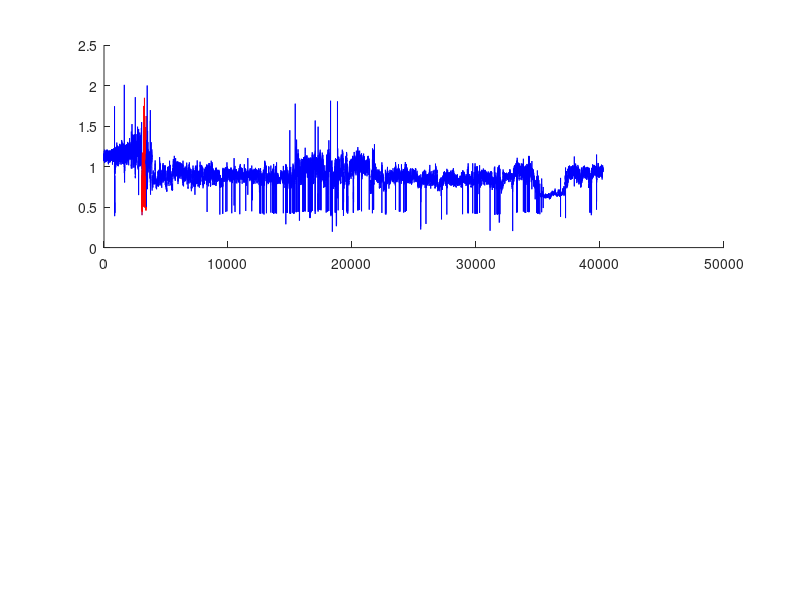

This chart was generated by the following MATLAB code: (Note: this script raises an error after producing the figure.)
%% Import Training Data
clear all;

AFDB1 = load('AF_RR_intervals/afdb_1.mat');
TrainingVector{1} = AFDB1;
AFDB2 = load('AF_RR_intervals/afdb_2.mat');
TrainingVector{2} = AFDB2;
AFDB3 = load('AF_RR_intervals/afdb_3.mat');
TrainingVector{3} = AFDB3;
AFDB4 = load('AF_RR_intervals/afdb_4.mat');
TrainingVector{4} = AFDB4;
TestVector{1} = TrainingVector{1};
TestVector{2} = TrainingVector{2};
TestVector{3} = TrainingVector{3};
TestVector{4} = TrainingVector{4};

AFDB5 = load('AF_RR_intervals/afdb_5.mat');
TestVector{5} = AFDB5;
AFDB6 = load('AF_RR_intervals/afdb_6.mat');
TestVector{6} = AFDB6;
AFDB7 = load('AF_RR_intervals/afdb_7.mat');
TestVector{7} = AFDB7;

%% Visualize data
figure(1)
clf
for data = 1:2
    
index_change = [1];
temp = TrainingVector{data}.targetsRR(1);
colortmp = ['b', 'r']; % I think we always start with Non-AF?
for iter = 1:length(TrainingVector{data}.rr)
    if(TrainingVector{data}.targetsRR(iter) == temp)
    else
        temp = TrainingVector{data}.targetsRR(iter); %current state
        index_change(end+1) =  iter; %Save index where target changes
        colortmp(end+1) = colortmp(end-1); %add change in color.
    end  
end
index_change(end+1) = length(TrainingVector{data}.rr); % End index

subplot(2,1,data)
hold on;
for j = 1:(length(index_change)-1)
    plot(index_change(j):index_change(j+1),TrainingVector{data}.rr(index_change(j):index_change(j+1)), colortmp(j))
end


title ('Patient ' + string(data))
ylabel('RR interval');
xlabel('Time');
legend('Non-AF','AF');

end
%%
figure(2)
clf
for data = 3:4
    
index_change = [1];
temp = TrainingVector{data}.targetsRR(1);
colortmp = ['b', 'r']; % I think we always start with Non-AF?
for iter = 1:length(TrainingVector{data}.rr)
    if(TrainingVector{data}.targetsRR(iter) == temp)
    else
        temp = TrainingVector{data}.targetsRR(iter); %current state
        index_change(end+1) =  iter; %Save index where target changes
        colortmp(end+1) = colortmp(end-1); %add change in color.
    end  
end
index_change(end+1) = length(TrainingVector{data}.rr); % End index

subplot(2,1,data-2)
hold on;
for j = 1:(length(index_change)-1)
    plot(index_change(j):index_change(j+1),TrainingVector{data}.rr(index_change(j):index_change(j+1)), colortmp(j))
end


title ('Patient ' + string(data))
ylabel('RR interval');
xlabel('Time');
legend('Non-AF','AF');

end
%% Run PCV detector

% Create Detector with training data;
window = 10; % in seconds
[AFDetector_PCV, PcvVector] = AFibDetector_PCV(TrainingVector, window);


%manually evaluate histogram and choose threshold
threshold = 0.2;

FeatureSelection(AFDetector_PCV, threshold);



%% Test detector with testing data, Pcv;

OutputRR = cell(length(TestVector),1); %contains [detectRRVector, pcvVector] for each data_set
OutPcv = cell(length(TestVector),1);

for j = 1:length(TestVector)
  [OutputRR{j}, OutPcv{j}] = AFibTesting(AFDetector_PCV,TestVector{j});
end


%% Evaluate Pcv - draw figures of results and threshold.

figure(3);
clf
for i = 1:length(TrainingVector)
    ax(i) = subplot(2,2,i);
    
    % Splitting data to AF and non AF
    AF_red = PcvVector{i}; 
    AF_red(AF_red<threshold) = threshold; % classified as non-AF
    AF_blue = PcvVector{i};
    AF_blue(AF_blue>threshold) = threshold; % classified as AF
    plot(AF_blue, 'b-')
    hold on
    plot(AF_red,'r-')

%     plot(PcvVector{i}, 'b-')
%     hold on;
%     x = linspace(0, ceil(TrainingVector{i}.qrs(end)./1000), length(TrainingVector{i}.targetsQRS));
%     plot(x,TrainingVector{i}.targetsQRS*0.2, 'r-');
    yline(threshold, 'k-.','LineWidth',1.5);
    ylim([0 0.5])
    xlabel('Time s');
    ylabel('P_{cv} value');
    title('Training Set ' + string(i))
end
linkaxes(ax,'xy')
legend('Pcv value', 'TargetRR', 'Threshold');
xlabel('Time s');
ylabel('P_{cv} value');


figure(4);
clf
for i = 5:length(TestVector)   
    ax(i) = subplot(2,2,i-4);
    
    % Splitting data to AF and non AF
    AF_red = OutPcv{i}; 
    AF_red(AF_red<threshold) = threshold; % classified as non-AF
    AF_blue = OutPcv{i};
    AF_blue(AF_blue>threshold) = threshold; % classified as AF
    plot(AF_blue, 'b-')
    hold on
    plot(AF_red,'r-')


%     plot(OutPcv{i}, 'b-')
%     hold on;
%     x = linspace(0, ceil(TestVector{i}.qrs(end)./1000), length(TestVector{i}.targetsQRS));
%     plot(x,TestVector{i}.targetsQRS*0.2, 'r-');
    yline(threshold, 'k-.','LineWidth',1.5);
    ylim([0 0.5])
    xlabel('Time s');
    ylabel('P_{cv} value');
    title('Testing Set ' + string(i-4))
end
linkaxes(ax,'xy')
legend('Pcv value', 'TargetRR', 'Threshold');
xlabel('Time s');
ylabel('P_{cv} value');

%% Performance measure  - table output

FN_tot = cell(length(TestVector),1);
FP_tot = cell(length(TestVector),1);
TN_tot = cell(length(TestVector),1);
TP_tot = cell(length(TestVector),1);
performance = cell([length(TestVector)+1, 2]); % Sensitivity for first col and specificity for second col

for set_nbr = 1 : length(OutputRR) 
    
    diff = TestVector{set_nbr}.targetsRR - OutputRR{set_nbr};
    
    FN_tot{set_nbr} = sum(diff>0, 'all');
    FP_tot{set_nbr} = sum(diff<0, 'all');
    TN_tot{set_nbr} = sum(OutputRR{set_nbr} == 0) - FN_tot{set_nbr};
    TP_tot{set_nbr} = sum(OutputRR{set_nbr} == 1) - FP_tot{set_nbr};
    
    performance{set_nbr, 1} = TP_tot{set_nbr} ./ (TP_tot{set_nbr} + FN_tot{set_nbr}); % Sensitivity
    performance{set_nbr, 2} = TN_tot{set_nbr} ./ (FP_tot{set_nbr} + TN_tot{set_nbr}); % Specificity
end

performance{end, 1} = sum(cell2mat(TP_tot)) / (sum(cell2mat(TP_tot)) + sum(cell2mat(FN_tot))); % Avg sensitivity
performance{end, 2} = sum(cell2mat(TN_tot)) / (sum(cell2mat(FP_tot)) + sum(cell2mat(TN_tot))); % Avg specificity

% Sensitivity = TP / (TP + FN)
% Specificity = TN / (FP + TN)

Data_set = ["Patient 1"; "Patient 2"; "Patient 3"; "Patient 4"; "Patient 5"; "Patient 6"; "Patient 7"; "Average"];
Sensitivity = performance(:, 1);
Specificity = performance(:, 2);
pcv_results = table(Data_set, Sensitivity, Specificity);

%% Run Shannon detector, fungerar ej

% Create Detector with training data;
window = 100; %in beats
[AFDetector_SampEn, SampEnVector] = AFibDetector_shannon(TrainingVector, window);




FeatureSelection(AFDetector_SampEn, threshold);

%% SVM feats extraction
window = 10; %in seconds
% featVector = cell(35960,7);
svm_featVector = {};
svm_label = [];
[AFDetector_svm, svm_featVector, svm_label] = AFibDetector_SVM_feats(TrainingVector, window, svm_featVector, svm_label);
writetable(svm_featVector, 'mat_feats_table.csv', 'WriteVariableNames', false) % used in separate code in python
writematrix(transpose(svm_label), 'mat_labels.csv')

svm_featVector2 = {};
svm_label2 = [];
actualtest = {AFDB5, AFDB6, AFDB7};

[AFDetector_svm, svm_featVector2, svm_label2] = AFibDetector_SVM_feats(actualtest, window, svm_featVector2, svm_label2);
writetable(svm_featVector2, 'mat_test_feats_table.csv', 'WriteVariableNames', false) % used in separate code in python
writematrix(transpose(svm_label2), 'mat_test_labels.csv')
%% Run rMSSD detector, should work

% Create Detector with training data;
window = 10; %in seconds
[AFDetector_rMSSD, rmssdVector] = AFibDetector_rMSSD(TrainingVector, window);


threshold = 0.11; % chosen manually from histogram plot

FeatureSelection(AFDetector_rMSSD, threshold);

 %% Test rMSSD detector with testing data;
% 
% 
% OutputRR = cell(length(TestVector),1); %contains [detectRRVector, pcvVector] for each data_set
% Outrmssd = cell(length(TestVector),1);
% 
% for j = 1:length(TestVector) 
%     
%   [OutputRR{j}, Outrmssd{j}] = AFibTesting(AFDetector_rMSSD,TestVector{j});
% end
% 
% %% Evaluate rMSSD - draw figures of results and threshold.
% 
% figure(3);
% clf
% for i = 1:length(TrainingVector)
%     ax(i) = subplot(2,2,i);
%     
%     % Splitting data to AF and non AF
%     AF_red = rmssdVector{i}; 
%     AF_red(AF_red<threshold) = threshold; % classified as non-AF
%     AF_blue = rmssdVector{i};
%     AF_blue(AF_blue>threshold) = threshold; % classified as AF
%     plot(AF_blue, 'b-')
%     hold on
%     plot(AF_red,'r-')
% 
%     yline(threshold, 'k-.','LineWidth',1.5);
%     ylim([0 0.5])
%     xlabel('Time s');
%     ylabel('rMSSD value');
%     title('Training Set ' + string(i))
% end
% linkaxes(ax,'xy')
% legend('rMSSD value', 'TargetRR', 'Threshold');
% xlabel('Time s');
% ylabel('rMSSD value');
% 
% 
% figure(4);
% clf
% for i = 5:length(TestVector)   
%     ax(i) = subplot(2,2,i-3);
%     
%     % Splitting data to AF and non AF
%     AF_red = Outrmssd{i}; 
%     AF_red(AF_red<threshold) = threshold; % classified as non-AF
%     AF_blue = Outrmssd{i};
%     AF_blue(AF_blue>threshold) = threshold; % classified as AF
%     plot(AF_blue, 'b-')
%     hold on
%     plot(AF_red,'r-')
%     yline(threshold, 'k-.','LineWidth',1.5);
%     ylim([0 0.5])
%     xlabel('Time s');
%     ylabel('rMSSD value');
%     title('Testing Set ' + string(i))
% end
% linkaxes(ax,'xy')
% legend('rMSSD value', 'TargetRR', 'Threshold');
% xlabel('Time s');
% ylabel('rMSSD value');
